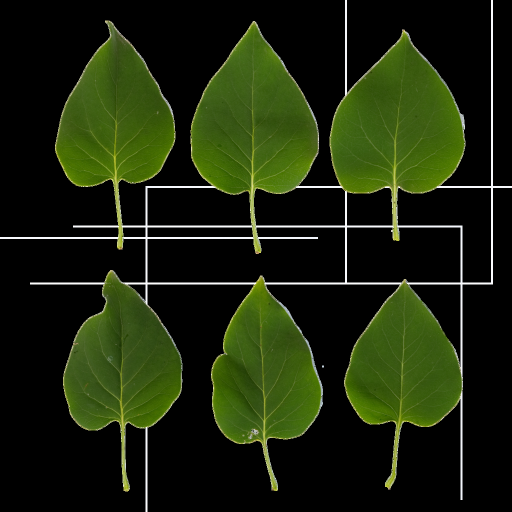
#> input picture Tree/assets/leaves/LeafSet004_1K-JPG_Color.jpg, 1024 x 1024 px, found by its file name (shown at 1/2 size)
$ python make_hero_sprays.py
#> lines starting #> are read from the running program, lines starting #| are printed output that depends on the picture; after the words box and inside, x2 and y2 are one past the last pixel; in counts of white or black regions, pixels touching at a corner belong together
"""Paints the hero tree's four leaf sprays into one 1024 px atlas (0.6.2, the tree rebuilt).

Each cell is the end of a shoot: a short twig with 7 to 10 large linden leaves fanning out
around its tip, so a spray reads as a clear bunch of leaves, not speckle. Compared with
make_sprays.py (still used by the forest): bigger leaves, a rounder, fuller silhouette, an
olive rather than neon green, and a clean edge (the colour is bled into the transparent
pixels premultiplied, so mipmaps never show a bright fringe).

Source leaves: ambientCG LeafSet004 (CC0), in assets/leaves. Seeded, so the output never
changes. Run from Tree/: python lookdev/crown/make_hero_sprays.py (numpy, scipy, Pillow).
Outputs lookdev/crown/hero_spray_color.png (RGBA) and hero_spray_normal.png.
"""
import math
import random

import numpy as np
from PIL import Image, ImageDraw, ImageFilter
from scipy import ndimage

SRC = "assets/leaves/LeafSet004_1K-JPG_"
OUT = "lookdev/crown/"
SIZE = 1024
CELL = SIZE // 2
BOXES = [(112, 43, 349, 497), (383, 45, 636, 506), (661, 63, 929, 479),
         (128, 542, 363, 981), (424, 554, 643, 980), (690, 561, 924, 976)]
# Mean leaf colour after grading (sRGB): an olive, slightly yellow green.
TARGET = np.array([84.0, 98.0, 44.0])


def grade(arr):
    """Source leaves are a saturated green (67, 99, 18): pull them to an olive green."""
    rgb = arr[..., :3]
    lum = rgb @ np.array([0.3, 0.59, 0.11])
    grey = np.repeat(lum[..., None], 3, axis=-1)
    out = grey + (rgb - grey) * 0.62
    mean_src = np.array([67.0, 99.0, 18.0])
    mean_mid = mean_src.dot([0.3, 0.59, 0.11]) + (mean_src - mean_src.dot([0.3, 0.59, 0.11])) * 0.62
    out = out * (TARGET / mean_mid)
    arr = arr.copy()
    arr[..., :3] = out
    return arr


def load_leaves():
    col = Image.open(SRC + "Color.jpg").convert("RGB")
    opa = Image.open(SRC + "Opacity.jpg").convert("L")
    leaves = []
    for b in BOXES:
        c = col.crop(b)
        m = np.asarray(opa.crop(b)) > 110
        lab, _n = ndimage.label(m)
        sizes = np.bincount(lab.ravel())
        sizes[0] = 0
        m = lab == sizes.argmax()
        # A crisp edge: barely blurred, so the alpha cut is clean.
        a = Image.fromarray((m * 255).astype(np.uint8)).filter(ImageFilter.GaussianBlur(0.6))
        arr = np.asarray(c.convert("RGBA")).astype(np.float32)
        arr = grade(arr)
        arr[..., 3] = np.asarray(a)
        leaves.append(Image.fromarray(np.clip(arr, 0, 255).astype(np.uint8), "RGBA"))
    return leaves


def paint_spray(rng, leaves, color_out, normal_out):
    """A bunch of three shoots fanning out from the bottom centre, each with 6 to 8 leaves."""
    draw_c = ImageDraw.Draw(color_out)
    base = (CELL * 0.5, CELL * 0.98)
    n = 24
    placements = []
    shoots = []
    for j, fan in enumerate((-0.42, 0.0, 0.42)):
        lean = fan + rng.uniform(-0.08, 0.08)
        bend = rng.uniform(-0.1, 0.1) + fan * 0.2
        length = CELL * (0.62 if j == 1 else rng.uniform(0.42, 0.52))
        pts = []
        for i in range(n + 1):
            t = i / n
            pts.append((base[0] + (lean * t + bend * t * t) * length, base[1] - t * length))
        shoots.append(pts)
        count = rng.randint(6, 8)
        for k in range(count):
            t = 0.22 + 0.78 * math.sqrt((k + rng.uniform(0.0, 0.6)) / count)
            t = min(t, 0.99)
            i = min(int(t * n), n - 1)
            p = pts[i]
            tangent = math.atan2(pts[i + 1][1] - pts[i][1], pts[i + 1][0] - pts[i][0])
            side = 1 if k % 2 == 0 else -1
            spread = 95 - 65 * t
            ang = tangent + side * math.radians(rng.uniform(spread * 0.7, spread * 1.1))
            size = CELL * rng.uniform(0.27, 0.33) * (1.0 - 0.25 * t)
            placements.append((p, ang, size, rng.randrange(len(leaves))))
    for pts in shoots:
        for i in range(n):
            w = max(1, int(5 * (1 - i / n)) + 1)
            draw_c.line([pts[i], pts[i + 1]], fill=(70, 58, 40, 255), width=w)
    # Back to front in a shuffled order, so no shoot always lies on top.
    rng.shuffle(placements)
    for (p, ang, size, idx) in placements:
        c = leaves[idx]
        arr = np.asarray(c).astype(np.float32)
        # Per-leaf value and warmth: a sunlit leaf, a shaded one, a yellower one.
        g = rng.uniform(0.84, 1.14)
        warm = rng.uniform(-0.04, 0.1)
        arr[..., 0] *= g * (1 + warm)
        arr[..., 1] *= g
        arr[..., 2] *= g * (1 - warm)
        c2 = Image.fromarray(np.clip(arr, 0, 255).astype(np.uint8), "RGBA")
        scale = size / c.height
        w, h = max(2, int(c.width * scale)), max(2, int(c.height * scale))
        squash = rng.uniform(0.6, 1.0)
        c2 = c2.resize((max(2, int(w * squash)), h), Image.LANCZOS)
        deg = -math.degrees(ang) - 90
        rc = c2.rotate(deg, resample=Image.BICUBIC, expand=True)
        sx, sy = 0, c2.height / 2
        rad = math.radians(-deg)
        rx = sx * math.cos(rad) - sy * math.sin(rad)
        ry = sx * math.sin(rad) + sy * math.cos(rad)
        px = int(p[0] - (rc.width / 2 + rx))
        py = int(p[1] - (rc.height / 2 + ry))
        # A soft contact shadow of this leaf on the leaves painted before it.
        sh = rc.split()[3].filter(ImageFilter.GaussianBlur(7))
        shadow = Image.new("RGBA", rc.size, (12, 16, 6, 0))
        shadow.putalpha(sh.point(lambda v: int(v * 0.5)))
        box = (px + 6, py + 8, px + 6 + rc.width, py + 8 + rc.height)
        under = color_out.crop(box).split()[3]
        shadow.putalpha(Image.fromarray(np.minimum(np.asarray(shadow.split()[3]), np.asarray(under))))
        color_out.paste(Image.alpha_composite(color_out.crop(box), shadow), box[:2]) if box[0] >= 0 and box[1] >= 0 else None
        color_out.paste(Image.alpha_composite(color_out.crop((px, py, px + rc.width, py + rc.height)), rc), (px, py))
        tilt_x = rng.uniform(-0.45, 0.45)
        tilt_y = rng.uniform(-0.3, 0.45)
        nz = math.sqrt(max(0.05, 1 - tilt_x ** 2 - tilt_y ** 2))
        ncol = (int((tilt_x * 0.5 + 0.5) * 255), int((tilt_y * 0.5 + 0.5) * 255), int((nz * 0.5 + 0.5) * 255), 255)
        nl = Image.new("RGBA", rc.size, ncol)
        nl.putalpha(rc.split()[3])
        normal_out.paste(nl, (px, py), nl)


def bleed(img):
    """Fills the transparent pixels with the nearby leaf colour (premultiplied), keeps alpha."""
    arr = np.asarray(img).astype(np.float32)
    a = arr[..., 3:4] / 255.0
    pre = arr[..., :3] * a
    out = arr[..., :3].copy()
    fill = np.zeros_like(pre)
    got = np.zeros_like(a)
    for radius in (4, 12, 32, 96):
        bp = np.stack([ndimage.gaussian_filter(pre[..., k], radius) for k in range(3)], axis=-1)
        ba = ndimage.gaussian_filter(a[..., 0], radius)[..., None]
        colour = bp / np.maximum(ba, 1e-4)
        take = (ba > 1e-3) & (got < 0.5)
        fill = np.where(take, colour, fill)
        got = np.where(take, 1.0, got)
    fill = np.where(got > 0.5, fill, TARGET * 0.8)
    out = arr[..., :3] * a + fill * (1 - a)
    return Image.fromarray(np.clip(np.concatenate([out, arr[..., 3:4]], axis=-1), 0, 255).astype(np.uint8), "RGBA")


def main():
    rng = random.Random(2062)
    leaves = load_leaves()
#> in load_leaves, col is the input picture: PIL image 1024x1024 RGB; mean R, G, B 27, 36.9, 11.8
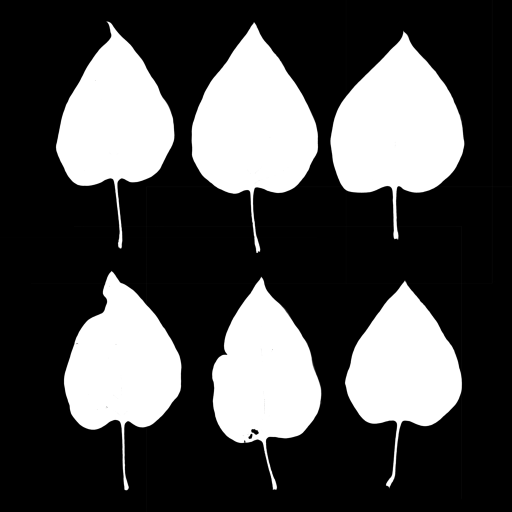
#> input picture Tree/assets/leaves/LeafSet004_1K-JPG_Opacity.jpg, 1024 x 1024 px, found by its file name (shown at 1/2 size)
#> in load_leaves, opa is the input picture: PIL image 1024x1024 L; min 0, max 255, mean 76.3
#> the loop in load_leaves, `for b in BOXES:` made 6 passes
#> pass 1, in load_leaves, `m = np.asarray(opa.crop(b)) > 110`:
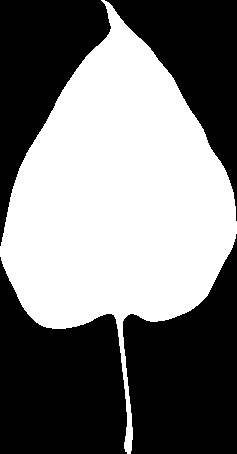
#> m: shape (454, 237) bool; 46.9% white; 1 white region, box (x1, y1, x2, y2) and area: (0, 0, 237, 454) 50451
#> after the loop in load_leaves, `for b in BOXES:`:
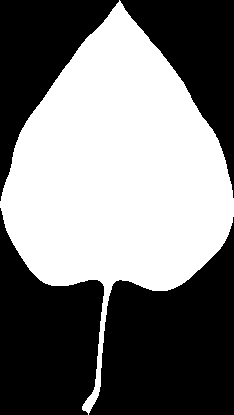
#> m: shape (415, 234) bool; 47.4% white; 1 white region, box (x1, y1, x2, y2) and area: (0, 0, 234, 415) 46064
#> after the loop in load_leaves, `for b in BOXES:`: leaves = 6 items
#> leaves = 6 items
    color = Image.new("RGBA", (SIZE, SIZE), (0, 0, 0, 0))
#> color: PIL image 1024x1024 RGBA; every value is 0
    normal = Image.new("RGBA", (SIZE, SIZE), (128, 128, 255, 255))
    for cell in range(4):
        ox, oy = (cell % 2) * CELL, (cell // 2) * CELL
        layer = Image.new("RGBA", (CELL, CELL), (0, 0, 0, 0))
        nlayer = Image.new("RGBA", (CELL, CELL), (128, 128, 255, 255))
        paint_spray(rng, leaves, layer, nlayer)
        color.paste(layer, (ox, oy))
        normal.paste(nlayer, (ox, oy))
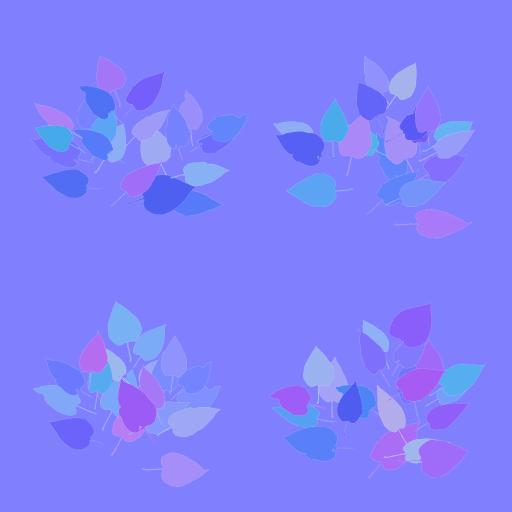
#> normal: PIL image 1024x1024 RGBA (shown at 1/2 size); mean R, G, B, A 128.1, 129, 253.1, 253.9; transparent parts drawn white
    bleed(color).save(OUT + "hero_spray_color.png")
#> in bleed, `fill = np.zeros_like(pre)`: fill: shape (1024, 1024, 3) float32; every value is 0
#> after the loop in bleed, `for radius in (4, 12, 32, 96):`:
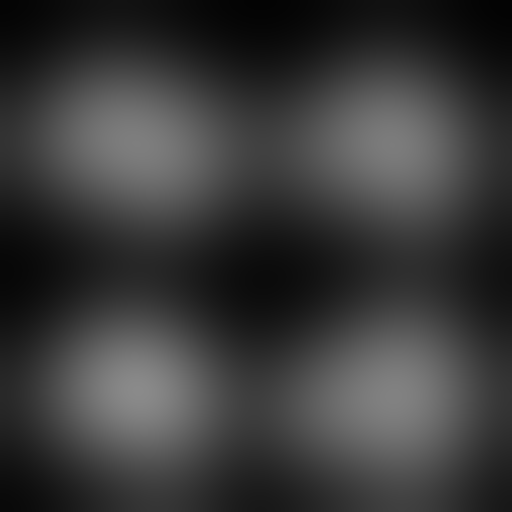
#> ba: shape (1024, 1024, 1) float32 (shown at 1/2 size); min 0.0117, max 0.543, mean 0.229
#> after the loop in bleed, `for radius in (4, 12, 32, 96):`:
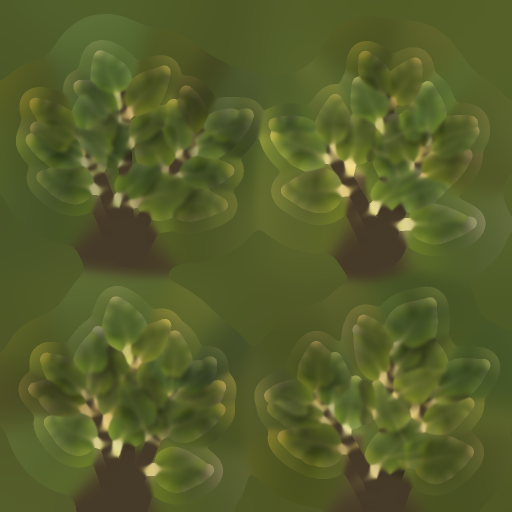
#> fill: shape (1024, 1024, 3) float32 (shown at 1/2 size); mean R, G, B 86.4, 94.3, 42.9
#> after the loop in bleed, `for radius in (4, 12, 32, 96):`: got: shape (1024, 1024, 1) float32; every value is 1
#> after the loop in bleed, `for radius in (4, 12, 32, 96):`:
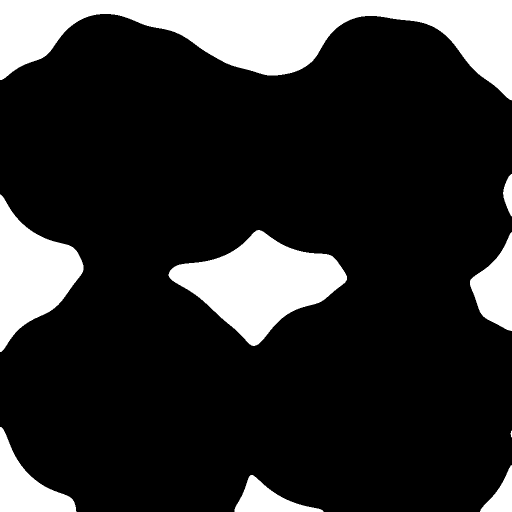
#> take: shape (1024, 1024, 1) bool (shown at 1/2 size); 18.2% white; 9 white regions, largest, box (x1, y1, x2, y2) and area: (0, 0, 1024, 201) 91679, (337, 460, 694, 692) 41410, (0, 389, 167, 704) 27258
    normal.convert("RGB").save(OUT + "hero_spray_normal.png")


if __name__ == "__main__":
    main()
